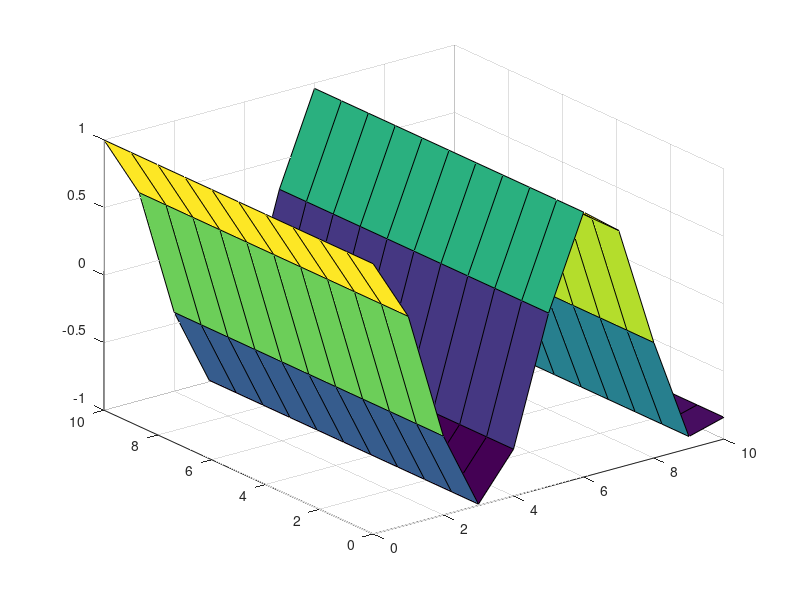

Reproduce this figure in MATLAB.
rng default % for reproducibility
tdata = 0:1:10;
xdata = 0:1:10;
[X,T] = meshgrid(xdata,tdata)
ydata = cos(X); %*cos(b*T));% + randn(size(tdata,2),size(xdata,2));
figure;
surf(X,T,ydata);




fun = @(x)norm(ydata - x(1)*cos(X) );
x0 = [-1.2,1];
x = fminsearch(fun,x0)
qq = 0;
